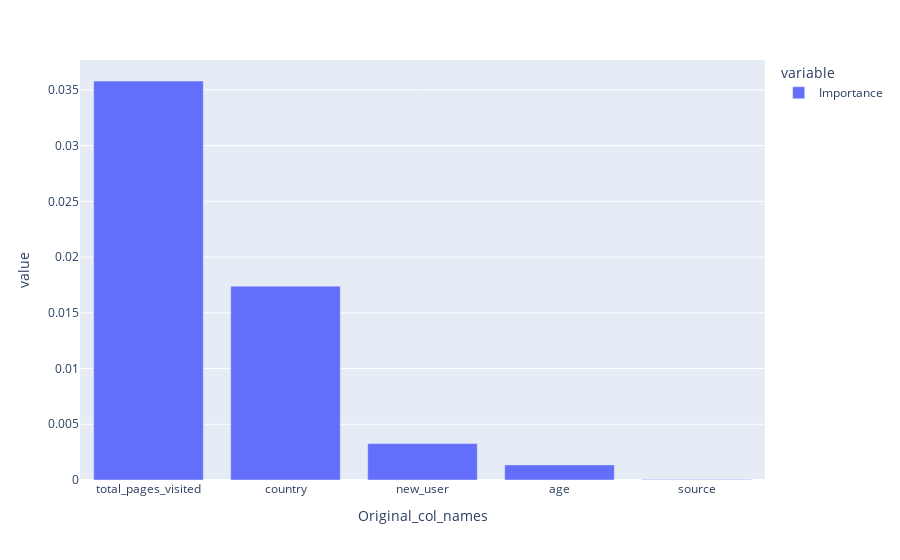

Write notebook code for a chart like this one.
### Code cell
fig = px.bar(data_frame=orig_cols_imp)
fig.show()

### Figure 1 — Plotly figure (JSON) as saved in the notebook; plotly's stock layout.template omitted (floating-point values rounded to 4 significant figures)
{"data": [{"hovertemplate": "variable=Importance<br>Original_col_names=%{x}<br>value=%{y}<extra></extra>", "legendgroup": "Importance", "marker": {"color": "#636efa", "pattern": {"shape": ""}}, "name": "Importance", "orientation": "v", "showlegend": true, "textposition": "auto", "type": "bar", "x": ["total_pages_visited", "country", "new_user", "age", "source"], "xaxis": "x", "y": [0.0358, 0.01739, 0.003266, 0.001357, 5.06e-05], "yaxis": "y"}], "layout": {"barmode": "relative", "legend": {"title": {"text": "variable"}, "tracegroupgap": 0}, "margin": {"t": 60}, "xaxis": {"anchor": "y", "domain": [0, 1], "title": {"text": "Original_col_names"}}, "yaxis": {"anchor": "x", "domain": [0, 1], "title": {"text": "value"}}}}
